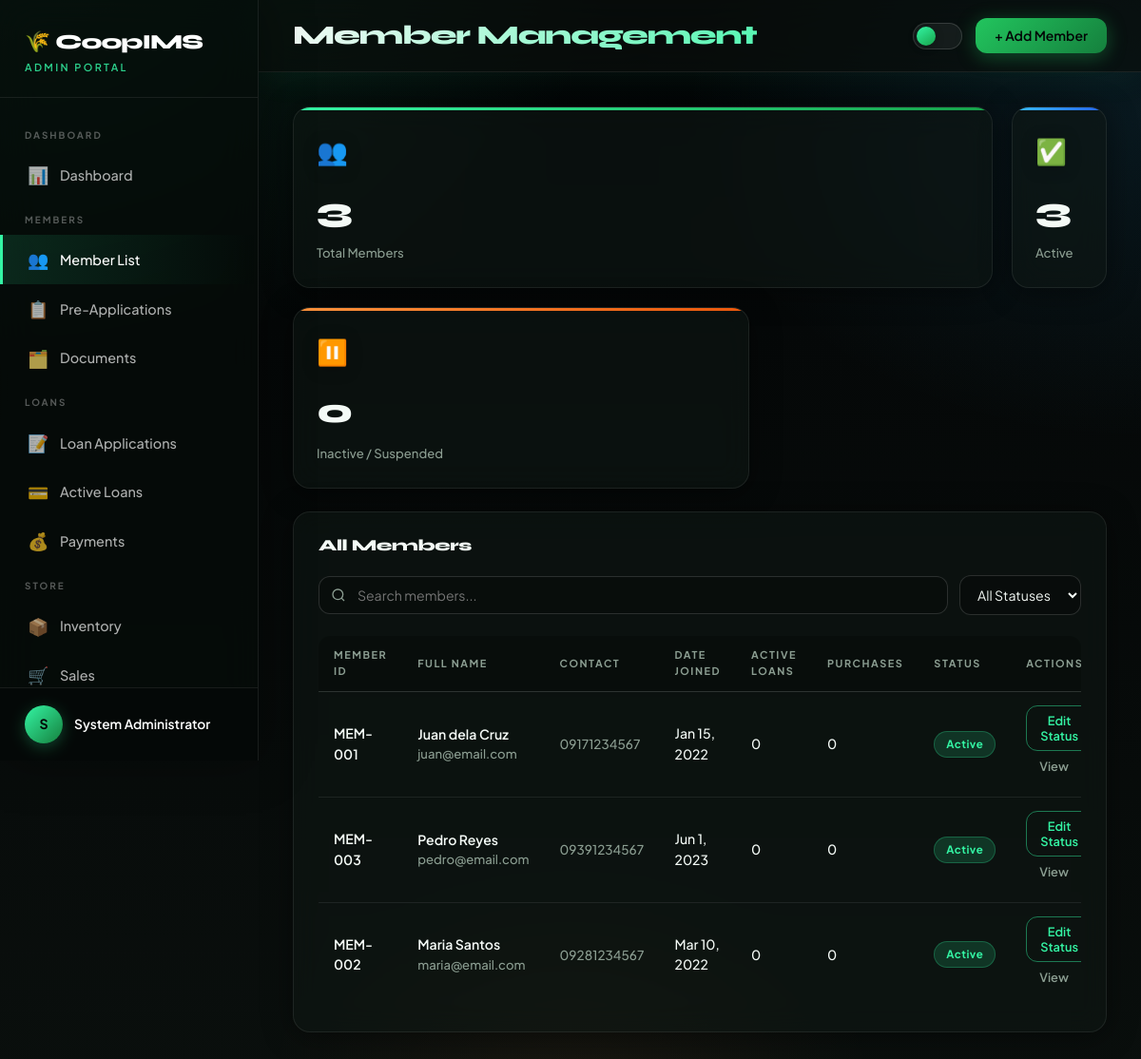
Screenshot of /admin_members.php (signed in) with the database file from the repository.
### tables this page shows
CREATE TABLE IF NOT EXISTS members (
    id              INT AUTO_INCREMENT PRIMARY KEY,
    member_id       VARCHAR(20) NOT NULL UNIQUE,
    first_name      VARCHAR(60) NOT NULL,
    middle_name     VARCHAR(60),
    last_name       VARCHAR(60) NOT NULL,
    email           VARCHAR(120),
    phone           VARCHAR(20),
    street          VARCHAR(150),
    barangay        VARCHAR(100),
    city            VARCHAR(100),
    province        VARCHAR(100),
    date_joined     DATE,
    status          ENUM('active','inactive','suspended') DEFAULT 'active',
    created_at      DATETIME DEFAULT CURRENT_TIMESTAMP
);

### admin_members.php (the view, shortened to what this page needs)
<!DOCTYPE html>
<html lang="en">
<head>
  <link rel="stylesheet" href="css/style.css">
</head>
<body>
<?php
$db = getDB();
$members = $db->query("SELECT m.*, CONCAT_WS(' ', m.first_name, m.middle_name, m.last_name) as full_name,
    (SELECT COUNT(*) FROM loans WHERE member_id=m.id AND status='active') as active_loans,
    (SELECT COUNT(*) FROM sales WHERE member_id=m.id) as purchases
    FROM members m ORDER BY m.last_name, m.first_name");
$totalMembers = $db->query("SELECT COUNT(*) as c FROM members")->fetch_assoc()['c'];
$activeMembers = $db->query("SELECT COUNT(*) as c FROM members WHERE status='active'")->fetch_assoc()['c'];
?>
<?php include 'includes/admin_sidebar.php'; ?>
<div class="main-content">
  <div class="topbar">
    <div class="topbar-title">Member Management</div>
    <div class="topbar-actions">
      <button class="btn btn-primary" onclick="openModal('modal-add-member')">+ Add Member</button>
    </div>
  </div>
  <div class="page-body">
    <div class="stats-grid" style="grid-template-columns:repeat(3,1fr);margin-bottom:24px;">
      <div class="stat-card green"><span class="stat-icon">👥</span><div class="stat-value"><?= $totalMembers ?></div><div class="stat-label">Total Members</div></div>
      <div class="stat-card blue"><span class="stat-icon">✅</span><div class="stat-value"><?= $activeMembers ?></div><div class="stat-label">Active</div></div>
      <div class="stat-card gold"><span class="stat-icon">⏸️</span><div class="stat-value"><?= $totalMembers - $activeMembers ?></div><div class="stat-label">Inactive / Suspended</div></div>
    </div>
    <div class="card">
      <div class="card-header"><span class="card-title">All Members</span></div>
      <div class="card-body">
        <div class="search-bar">
          <input type="text" id="memSearch" class="search-input" placeholder="Search members..." oninput="filterTable('memSearch','memTable')">
          <select class="filter-select" onchange="filterByStatus(this.value)">
            <option value="">All Statuses</option>
          </select>
        </div>
        <div class="table-wrap">
          <table id="memTable">
            <thead>
              <tr><th>Member ID</th><th>Full Name</th><th>Contact</th><th>Date Joined</th><th>Active Loans</th><th>Purchases</th><th>Status</th><th>Actions</th></tr>
            </thead>
            <tbody>
              <?php while ($m = $members->fetch_assoc()): ?>
              <tr>
                <td class="fw-600"><?= $m['member_id'] ?></td>
                <td>
                  <div class="fw-600"><?= htmlspecialchars($m['full_name']) ?></div>
                  <div class="text-muted text-sm"><?= htmlspecialchars($m['email'] ?? '') ?></div>
                </td>
                <td class="text-muted"><?= $m['phone'] ?></td>
                <td><?= $m['date_joined'] ? date('M j, Y', strtotime($m['date_joined'])) : '—' ?></td>
                <td><?= $m['active_loans'] > 0 ? '<span class="badge badge-blue">'.$m['active_loans'].'</span>' : '0' ?></td>
                <td><?= $m['purchases'] ?></td>
                <td>
                  <?php $sb=['active'=>'badge-green','inactive'=>'badge-gray','suspended'=>'badge-red']; ?>
                  <span class="badge <?= $sb[$m['status']] ?>"><?= ucfirst($m['status']) ?></span>
                </td>
                <td>
                  <button class="btn btn-sm btn-outline" onclick="changeStatus(<?= $m['id'] ?>,'<?= $m['status'] ?>')">Edit Status</button>
                  <a href="admin_member_detail.php?id=<?= $m['id'] ?>" class="btn btn-sm btn-ghost">View</a>
                </td>
              </tr>
              <?php endwhile; ?>
            </tbody>
          </table>
        </div>
      </div>
    </div>
  </div>
</div>
</body>
</html>

### rows the page displays
members: member "MEM-001", full_name "Juan dela Cruz", email "juan@email.com", phone "09171234567", date_joined "Jan 15, 2022", purchases "0", status "Active"
members: member "MEM-003", full_name "Pedro Reyes", email "pedro@email.com", phone "09391234567", date_joined "Jun 1, 2023", purchases "0", status "Active"
members: member "MEM-002", full_name "Maria Santos", email "maria@email.com", phone "09281234567", date_joined "Mar 10, 2022", purchases "0", status "Active"

### other values shown
substr($user['name'], 0, 1) "S"
$user['name'] "System Administrator"
$totalMembers "3"
$activeMembers "3"
$totalMembers - $activeMembers "0"
